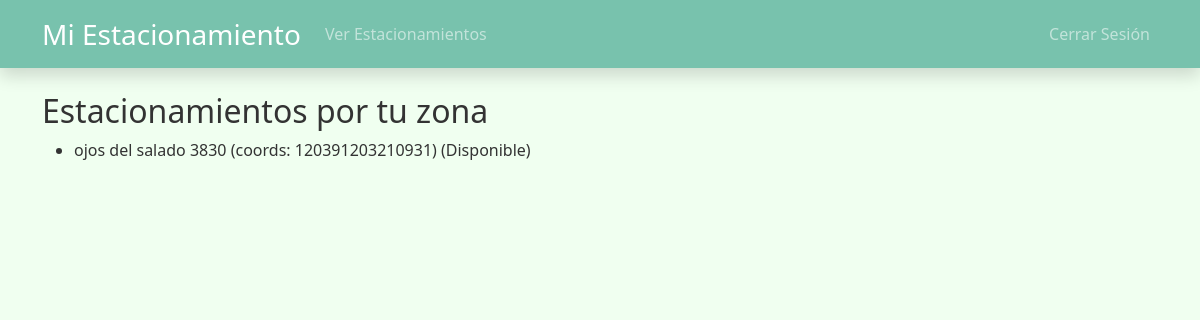
The app's page /estacionamientos/ (signed in) with its own data.
### estacionamientos/models.py (models this page shows, shortened)
class Estacionamiento(models.Model):
    owner = models.ForeignKey(
        settings.AUTH_USER_MODEL,
        on_delete=models.CASCADE,
        limit_choices_to={'rol': 'dueno'},
        related_name='estacionamientos'
    )
    ubicacion = models.CharField(max_length=255)
    coordenadas = models.CharField(max_length=255)
    tarifa = models.FloatField()
    disponibilidad = models.BooleanField(default=True)
    accesoRemoto = models.BooleanField(default=False)
    tipo = models.CharField(max_length=50, blank=True, null=True)

### estacionamientos/views.py (the view)
# urls.py: path('', listar_estacionamientos, name='listar_estacionamientos'),
@login_required
@solo_clientes
def listar_estacionamientos(request):
    estacionamientos = list(Estacionamiento.objects.all().values('ubicacion', 'coordenadas', 'disponibilidad'))
    return render(request, 'estacionamientos/listar_estacionamientos.html', {
        'estacionamientos': estacionamientos,
        'google_maps_api_key': 'settings.   GOOGLE_MAPS_API_KEY'
    })

### core/context_processors.py (called while the page is built)
def google_maps_key(request):
    return {
        'GOOGLE_MAPS_API_KEY': settings.GOOGLE_MAPS_API_KEY
    }

### estacionamientos/templates/estacionamientos/listar_estacionamientos.html (shortened to what this page needs)
{% extends 'base.html' %}
{% block content %}
<h2>Estacionamientos por tu zona</h2>
<ul>
  {% for e in estacionamientos %}
    <li>
      {{ e.ubicacion }} (coords: {{ e.coordenadas }})
      {% if e.disponibilidad %}(Disponible){% endif %}
    </li>
  {% endfor %}
</ul>
<div id="map" style="height: 400px;"></div>
{% endblock %}

### static/css/styles.css (style rules this page uses)
body { background-color: #f0fff0; color: #333; }

### records on screen
Estacionamiento: ubicacion "ojos del salado 3830", coordenadas "120391203210931"
